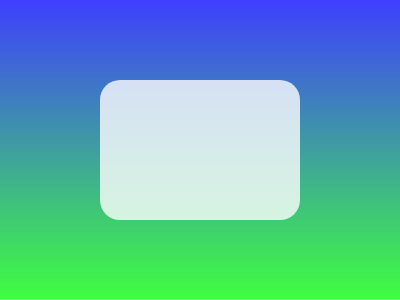
Frame 1 (no input)
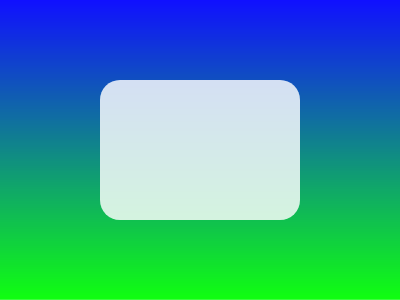
Frame 2 (the mouse pressed at the canvas centre, redrawn once)

The p5.js sketch that drew these frames (run headless with seeded random() and noise() and a simulated clock; the mouse was pressed at the canvas centre and the sketch redrawn once):

// p5.js sketch
// ── sketch.js
function setup() {
  createCanvas(400, 300); // 横長のキャンバス
  noLoop(); // 描画は1回だけ
}

function draw() {
  for (let y = 0; y < height; y++) {
    const c = map(y, 0, height, 0, 255); // y座標を0〜255に変換
    stroke(0, c, 255 - c); // 青から赤へ変化する色
    line(0, y, width, y); // 横線を描く
  }

  noStroke();
  fill(255, 255, 255, 200); // 半透明の白
  rect(100, 80, 200, 140, 20); // 角丸のパネル
}
